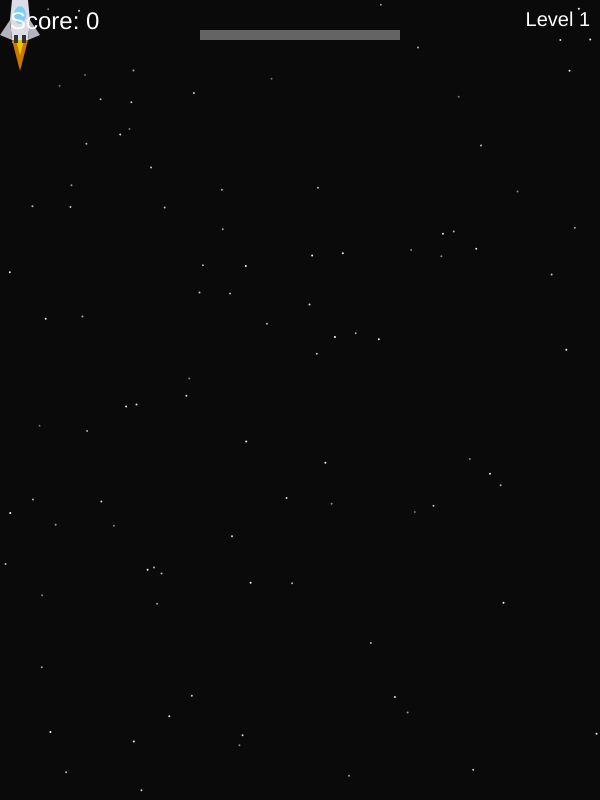
Frame 1 (no input)
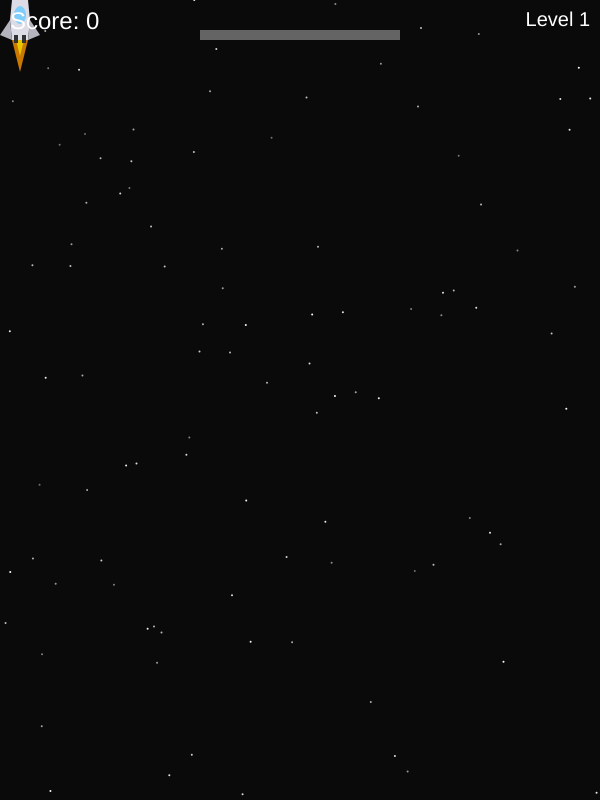
Frame 60 (no input)
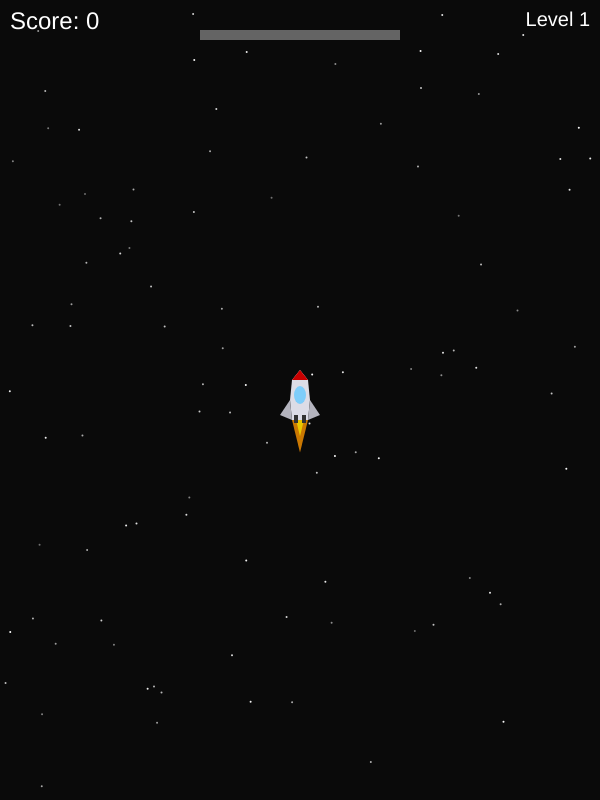
Frame 120 (the mouse pressed at the canvas centre since frame 60)

The p5.js sketch that drew these frames (run headless with seeded random() and noise() and a simulated clock; from frame 60 on, the mouse is pressed at the canvas centre):

// p5.js sketch
// ── sketch.js
// Dodging Obstacles Game in p5.js
// Move your ship to avoid falling obstacles

let player;
let obstacles = [];
let particles = [];
let stars = []; // Array to store star properties
let spawnInterval = 60; // Spawn an obstacle every 60 frames (~1 second)
let score = 0;
let gameOver = false;
let emailInput;
let submitButton;
let leaderboard = [];
let combo = 0;
let comboTimer = 0;
let level = 1;
let levelProgress = 0;
let levelThreshold = 10;
let lastHitTime = 0;
let gameOverDiv;
let boss = null;
let bossSpawned = false;
let bossWarningTimer = 0;

// Add new global variables for power-up effects
let powerUpEffects = {
  spreadShot: false,
  rapidFire: false,
  shield: false,
  speedBoost: false
};

let powerUpTimers = {
  spreadShot: 0,
  rapidFire: 0,
  shield: 0,
  speedBoost: 0
};

function setup() {
  createCanvas(600, 800);
  player = new Player(width / 2, height - 50);
  frameRate(60);
  
  // Generate stars once with a fixed seed for consistency
  randomSeed(99);
  for (let i = 0; i < 100; i++) {
    let x = random(width);
    let y = random(height);
    let brightness = random(100, 255);
    stars.push({ x: x, y: y, brightness: brightness });
  }
}

function draw() {
  background(10);
  
  // Animate the stars to move downward
  for (let star of stars) {
    star.y += 1; // Move star downward
    if (star.y > height) {
      star.y = 0; // Wrap star to the top
      star.x = random(width); // Randomize x position for variety
    }
    fill(255, star.brightness);
    noStroke();
    ellipse(star.x, star.y, 2, 2);
  }

  // Update player position to follow the mouse
  player.x = mouseX;
  player.y = mouseY;

  // Update and show the player
  player.update();
  player.show();

  // Update and display power-ups
  for (let i = powerUps.length - 1; i >= 0; i--) {
    powerUps[i].update();
    powerUps[i].show();

    // Remove power-ups that have left the screen
    if (powerUps[i].offscreen()) {
      powerUps.splice(i, 1);
      continue;
    }

    // Check if player collects the power-up
    if (powerUps[i].hits(player)) {
      powerUps[i].applyEffect();
      // Create collection effect
      for(let j = 0; j < 10; j++) {
        particles.push(new Particle(powerUps[i].x, powerUps[i].y, 'powerup'));
      }
      powerUps.splice(i, 1);
    }
  }

  // Update and display bullets
  for (let i = bullets.length - 1; i >= 0; i--) {
    bullets[i].update();
    bullets[i].show();

    // Remove bullets that have left the screen
    if (bullets[i].offscreen()) {
      bullets.splice(i, 1);
      continue;
    }

    if (!bullets[i].isEnemyBullet) {
      // Player bullets can hit obstacles and boss
      // Check collision with obstacles
      for (let j = obstacles.length - 1; j >= 0; j--) {
        if (dist(bullets[i].x, bullets[i].y, obstacles[j].x, obstacles[j].y) < obstacles[j].size) {
          // Enhanced hit effects
          for(let k = 0; k < 15; k++) {
            particles.push(new Particle(obstacles[j].x, obstacles[j].y, 'shield'));
          }
          for(let k = 0; k < 8; k++) {
            particles.push(new Particle(obstacles[j].x, obstacles[j].y, 'explosion'));
          }
          
          // Update combo system
          let currentTime = millis();
          if (currentTime - lastHitTime < 1000) { // If hit within 1 second
            combo++;
            comboTimer = 60;
          } else {
            combo = 1;
          }
          lastHitTime = currentTime;
          
          // Calculate score with combo
          score += combo;
          
          // Update level progress
          levelProgress++;
          if (levelProgress >= levelThreshold) {
            level++;
            levelProgress = 0;
            levelThreshold += 5; // Increase threshold for next level
            spawnInterval = max(20, 60 - (level * 5)); // Increase spawn rate with level
          }
          
          obstacles.splice(j, 1);
          bullets.splice(i, 1);
          break;
        }
      }
    }
  }

  // Spawn new obstacles periodically
  if (!gameOver && frameCount % spawnInterval === 0) {
    obstacles.push(new Obstacle());
  }

  // Spawn new power-ups every 30 seconds, limit to 5
  if (!gameOver && frameCount % (60 * 30) === 0 && powerUps.length < 5) {
    powerUps.push(new PowerUp());
  }

  // Update and display obstacles
  for (let i = obstacles.length - 1; i >= 0; i--) {
    obstacles[i].update();
    obstacles[i].show();

    // Remove obstacles that have left the screen
    if (obstacles[i].offscreen()) {
      obstacles.splice(i, 1);
      continue;
    }

    // Check collision with player
    if (obstacles[i].hits(player)) {
      // Create explosion particles on collision
      for (let k = 0; k < 50; k++) {
        particles.push(new Particle(player.x, player.y));
      }
      gameOver = true;
    }
  }

  // Update and display explosion particles
  for (let i = particles.length - 1; i >= 0; i--) {
    particles[i].update();
    particles[i].show();
    if (particles[i].finished()) {
      particles.splice(i, 1);
    }
  }

  // Display combo and level
  displayComboAndLevel();

  // Display score and Game Over message if needed
  fill(255);
  textSize(24);
  textAlign(LEFT, TOP);
  text("Score: " + score, 10, 10);

  if (gameOver) {
    noLoop(); // Stop the draw loop

    // Create game over overlay if it doesn't exist
    if (!gameOverDiv) {
        gameOverDiv = createDiv('');
        gameOverDiv.class('game-over-overlay');
        
        // Game Over title
        let titleDiv = createDiv('GAME OVER');
        titleDiv.class('game-over-title');
        titleDiv.parent(gameOverDiv);
        
        // Final score
        let scoreDiv = createDiv(`Final Score: ${score}`);
        scoreDiv.class('final-score');
        scoreDiv.parent(gameOverDiv);
        
        // Input container
        let inputContainer = createDiv('');
        inputContainer.class('input-container');
        inputContainer.parent(gameOverDiv);
        
        // Email input
        emailInput = createInput('');
        emailInput.attribute('placeholder', 'Enter your email');
        emailInput.parent(inputContainer);
        
        // Submit button
        submitButton = createButton('Submit Score');
        submitButton.parent(inputContainer);
        submitButton.mousePressed(submitScore);
        
        // Restart text
        let restartDiv = createDiv('Press \'R\' to Restart');
        restartDiv.class('restart-text');
        restartDiv.parent(gameOverDiv);
    }
  }

  // Handle spread bullets effect
  if (spreadBullets) {
    spreadTimer--;
    if (spreadTimer <= 0) {
      spreadBullets = false;
    }
  }

  // Update combo timer
  if (comboTimer > 0) {
    comboTimer--;
  }

  // Boss spawning
  if (!bossSpawned && score > 0 && score % 10 === 0) {
    bossWarningTimer = 60; // 1 second warning (reduced from 3 seconds)
  }

  // Boss warning animation
  if (bossWarningTimer > 0) {
    bossWarningTimer--;
    // Warning text
    textSize(40);
    textAlign(CENTER, CENTER);
    let warningAlpha = map(sin(frameCount * 0.2), -1, 1, 100, 255);
    fill(255, 0, 0, warningAlpha);
    text("WARNING: BOSS APPROACHING!", width/2, height/2);
    
    // Warning effects
    if (bossWarningTimer === 0) {
      boss = new Boss();
      bossSpawned = true;
      // Create dramatic entrance effects
      for(let i = 0; i < 30; i++) {
        particles.push(new Particle(random(width), 0, 'explosion'));
      }
    }
  }

  // Boss update and display
  if (boss) {
    boss.update();
    boss.show();

    // Boss shooting - frequency increases with difficulty
    let shootingInterval = Math.max(60 - boss.difficultyLevel * 5, 30);
    if (frameCount % shootingInterval === 0) {
      let bossBullets = boss.shoot();
      bullets.push(...bossBullets);
    }

    // Check bullet collisions with boss and player
    for (let i = bullets.length - 1; i >= 0; i--) {
      if (bullets[i].isEnemyBullet) {
        // Enemy bullets can only hit player
        if (dist(bullets[i].x, bullets[i].y, player.x, player.y) < 20) {
          if (powerUpEffects.shield) {
            // Create shield hit effect
            for (let k = 0; k < 20; k++) {
              particles.push(new Particle(player.x, player.y, 'shield'));
            }
            bullets.splice(i, 1);
            powerUpEffects.shield = false;
            powerUpTimers.shield = 0;
          } else {
            // Create explosion effect
            for (let k = 0; k < 50; k++) {
              particles.push(new Particle(player.x, player.y));
            }
            gameOver = true;
          }
          break;
        }
      } else if (boss) { // Only check boss hits if boss exists
        // Player bullets can only hit boss
        if (dist(bullets[i].x, bullets[i].y, boss.x, boss.y) < boss.size/2) {
          if (boss.hit()) {
            // Boss defeated effects
            for(let k = 0; k < 50; k++) {
              particles.push(new Particle(boss.x, boss.y, 'explosion'));
            }
            score += 50;
            boss = null;
            bossSpawned = false;
          }
          bullets.splice(i, 1);
          break;
        }
      }
    }
  }

  // Update power-up timers and effects
  for (let effect in powerUpTimers) {
    if (powerUpEffects[effect]) {
      powerUpTimers[effect]--;
      if (powerUpTimers[effect] <= 0) {
        powerUpEffects[effect] = false;
        // Reset affected properties
        switch(effect) {
          case 'spreadShot':
            bulletCount = 1;
            break;
          case 'speedBoost':
            player.speed = 5;
            break;
        }
      }
    }
  }

  // Modify shooting logic for rapid fire
  if (mouseIsPressed && mouseButton === LEFT) {
    if (powerUpEffects.rapidFire && frameCount % 5 === 0) { // Shoot every 5 frames when rapid fire is active
      for (let i = 0; i < bulletCount; i++) {
        let offset = (i - (bulletCount - 1) / 2) * 0.1;
        bullets.push(new Bullet(player.x, player.y, -PI/2 + offset));
      }
    }
  }

  // Update collision detection to account for shield
  for (let i = obstacles.length - 1; i >= 0; i--) {
    if (obstacles[i].hits(player)) {
      if (powerUpEffects.shield) {
        // Create shield hit effect
        for (let k = 0; k < 20; k++) {
          particles.push(new Particle(player.x, player.y, 'shield'));
        }
        // Remove the obstacle that hit the shield
        obstacles.splice(i, 1);
        // Remove shield after blocking one hit
        powerUpEffects.shield = false;
        powerUpTimers.shield = 0;
      } else {
        // Normal collision handling
        for (let k = 0; k < 50; k++) {
          particles.push(new Particle(player.x, player.y));
        }
        gameOver = true;
      }
    }
  }
}

function submitScore() {
  const email = emailInput.value();
  leaderboard.push({ email: email, score: score });
  leaderboard.sort((a, b) => b.score - a.score); // Sort leaderboard by score
  updateLeaderboardDisplay();
  if (gameOverDiv) {
    gameOverDiv.remove();
    gameOverDiv = null;
  }
  resetGame();
}

function updateLeaderboardDisplay() {
  const leaderboardList = document.getElementById('leaderboard-list');
  leaderboardList.innerHTML = ''; // Clear existing entries
  leaderboard.forEach(entry => {
    const li = document.createElement('li');
    li.textContent = `${entry.email}: ${entry.score}`;
    leaderboardList.appendChild(li);
  });
}

// ===== Player Class =====
class Player {
  constructor(x, y) {
    this.x = x;
    this.y = y;
    this.hspeed = 0;
    this.vspeed = 0;
    this.speed = 5;
  }

  update() {
    this.x += this.hspeed * this.speed;
    this.y += this.vspeed * this.speed;
    // Constrain player within the canvas
    this.x = constrain(this.x, 20, width - 20);
    this.y = constrain(this.y, 20, height - 20);
  }

  show() {
    push();
    translate(this.x, this.y);
    
    // Shield effect
    if (powerUpEffects.shield) {
      noFill();
      strokeWeight(2);
      let shieldPulse = sin(frameCount * 0.1) * 5;
      for(let i = 0; i < 3; i++) {
        let alpha = map(i, 0, 2, 200, 50);
        stroke(100, 200, 255, alpha);
        ellipse(0, 0, 50 + i * 5 + shieldPulse);
      }
    }
    
    // Rocket flames (animated)
    let flameSize = random(10, 15);
    // Main flame
    fill(255, 150, 0, 200);
    beginShape();
    vertex(-8, 20);
    vertex(0, 40 + flameSize);
    vertex(8, 20);
    endShape(CLOSE);
    
    // Inner flame
    fill(255, 255, 0, 150);
    beginShape();
    vertex(-4, 20);
    vertex(0, 30 + flameSize/2);
    vertex(4, 20);
    endShape(CLOSE);
    
    // Rocket body
    // Main body (metallic silver)
    fill(220, 220, 230);
    noStroke();
    // Sleek body shape
    beginShape();
    vertex(0, -30); // Nose tip
    vertex(-8, -20);
    vertex(-10, 0);
    vertex(-8, 20);
    vertex(8, 20);
    vertex(10, 0);
    vertex(8, -20);
    endShape(CLOSE);
    
    // Cockpit window
    fill(100, 200, 255, 200);
    ellipse(0, -5, 12, 18);
    
    // Wing details
    fill(180, 180, 190);
    // Left wing
    beginShape();
    vertex(-10, 0);
    vertex(-20, 15);
    vertex(-8, 20);
    endShape(CLOSE);
    // Right wing
    beginShape();
    vertex(10, 0);
    vertex(20, 15);
    vertex(8, 20);
    endShape(CLOSE);
    
    // Nose cone detail
    fill(200, 0, 0);
    triangle(-8, -20, 8, -20, 0, -30);
    
    // Engine details
    fill(50);
    rect(-6, 15, 4, 8);
    rect(2, 15, 4, 8);
    
    pop();
  }

  setDir(direction) {
    this.hspeed = direction;
  }
  
  setVerticalDir(direction) {
    this.vspeed = direction;
  }
}

// ===== Obstacle Class =====
class Obstacle {
  constructor() {
    this.x = random(width);
    this.y = -20;
    this.size = random(20, 40);
    let angle = random(45, 135);
    let speed = random(2, 5);
    this.hspeed = speed * cos(radians(angle));
    this.vspeed = speed * sin(radians(angle));
    this.rotationAngle = 0;
    this.pulsePhase = random(TWO_PI); // For energy field pulsing effect
  }

  update() {
    this.x += this.hspeed;
    this.y += this.vspeed;
    this.rotationAngle += 0.02;
    this.pulsePhase += 0.1;
  }

  show() {
    push();
    translate(this.x, this.y);
    rotate(this.rotationAngle);
    
    // Energy field effect
    let pulseSize = sin(this.pulsePhase) * 5;
    for(let i = 0; i < 3; i++) {
      fill(100, 200, 255, 50 - i * 15);
      ellipse(0, 0, this.size + 20 + i * 10 + pulseSize, (this.size + 20 + i * 10 + pulseSize) * 0.4);
    }
    
    // Main saucer body
    fill(180, 190, 200);
    ellipse(0, 0, this.size * 1.8, this.size * 0.5);
    
    // Upper dome
    fill(100, 150, 200, 200);
    arc(0, 0, this.size, this.size, -PI, 0, CHORD);
    
    // Lower hull details
    fill(70, 80, 90);
    arc(0, 0, this.size * 1.6, this.size * 0.4, 0, PI, CHORD);
    
    // Engine glow
    let engineGlow = abs(sin(frameCount * 0.1)) * 255;
    for(let i = 0; i < 3; i++) {
      let glowSize = this.size * 0.2 * (1 - i * 0.2);
      fill(255, engineGlow, 0, 150 - i * 40);
      ellipse(-this.size * 0.5, this.size * 0.1, glowSize, glowSize);
      ellipse(0, this.size * 0.1, glowSize, glowSize);
      ellipse(this.size * 0.5, this.size * 0.1, glowSize, glowSize);
    }
    
    // Window lights
    for(let i = 0; i < 5; i++) {
      let windowX = map(i, 0, 4, -this.size * 0.6, this.size * 0.6);
      fill(255, 255, 100, 200 + sin(frameCount * 0.1 + i) * 55);
      ellipse(windowX, 0, this.size * 0.15, this.size * 0.1);
    }
    
    pop();
  }

  offscreen() {
    return (this.x < -this.size || this.x > width + this.size || 
            this.y < -this.size || this.y > height + this.size);
  }

  hits(player) {
    let d = dist(this.x, this.y, player.x, player.y);
    return d < this.size + 20;
  }
}

// ===== Boss Class =====
class Boss {
  constructor() {
    this.x = width / 2;
    this.y = -100;
    this.targetY = 100;
    this.size = 120;
    this.rotationAngle = 0;
    this.pulsePhase = 0;
    this.entranceEffectTimer = 30;
    this.hitCount = 0;
    this.maxHits = 10;
    this.invulnerable = false;
    this.invulnerableTimer = 0;
    this.attackPhase = 0;
    this.attackTimer = 0;
    this.wingAngle = 0;
    this.difficultyLevel = Math.floor(score / 50); // Increases every 50 points
  }

  update() {
    // Entry animation
    if (this.y < this.targetY) {
      this.y = lerp(this.y, this.targetY, 0.05);
      if (this.entranceEffectTimer > 0) {
        this.entranceEffectTimer--;
        if (frameCount % 3 === 0) {
          particles.push(new Particle(this.x + random(-50, 50), 
                                    this.y + random(-25, 25), 
                                    'explosion'));
        }
      }
    } else {
      // More aggressive movement pattern
      let t = frameCount * 0.03; // Faster movement
      if (this.hitCount < 2) {
        // Phase 1: Figure-8 pattern
        this.x = width/2 + sin(t) * 200;
        this.y = this.targetY + sin(2 * t) * 60;
      } else if (this.hitCount < 4) {
        // Phase 2: Circular pattern
        this.x = width/2 + cos(t) * 150;
        this.y = this.targetY + sin(t) * 150;
      } else {
        // Phase 3: Erratic zigzag
        this.x = width/2 + sin(t * 2) * 250;
        this.y = this.targetY + cos(t * 3) * 100;
      }
    }
    
    // Update invulnerability
    if (this.invulnerable) {
      this.invulnerableTimer--;
      if (this.invulnerableTimer <= 0) {
        this.invulnerable = false;
      }
    }
    
    this.rotationAngle += 0.05; // Faster rotation
    this.pulsePhase += 0.15;
    
    // Update attack phase
    this.attackTimer++;
    if (this.attackTimer >= 60) { // Change attack pattern every second
      this.attackPhase = (this.attackPhase + 1) % 3;
      this.attackTimer = 0;
    }
  }

  show() {
    push();
    translate(this.x, this.y);
    
    // Flash effect when hit
    let baseColor = this.invulnerable && frameCount % 4 < 2 ? 
                   color(255, 0, 0) : color(100, 0, 0);

    // Main body
    fill(baseColor);
    noStroke();
    
    // Bottom thrusters
    for(let i = -2; i <= 2; i++) {
      let thrusterX = i * 25;
      fill(255, 150 + sin(frameCount * 0.1) * 100, 0, 200);
      beginShape();
      vertex(thrusterX - 10, 40);
      vertex(thrusterX + 10, 40);
      vertex(thrusterX, 60 + sin(frameCount * 0.2) * 10);
      endShape(CLOSE);
    }

    // Main hull (menacing shape)
    fill(baseColor);
    beginShape();
    vertex(-60, 40); // Bottom left
    vertex(-40, -20); // Mid left
    vertex(-20, -40); // Upper left
    vertex(0, -60); // Top point
    vertex(20, -40); // Upper right
    vertex(40, -20); // Mid right
    vertex(60, 40); // Bottom right
    endShape(CLOSE);

    // Armor plates
    fill(150, 0, 0);
    beginShape();
    vertex(-50, 30);
    vertex(-30, -15);
    vertex(-10, -30);
    vertex(-20, 20);
    endShape(CLOSE);

    beginShape();
    vertex(50, 30);
    vertex(30, -15);
    vertex(10, -30);
    vertex(20, 20);
    endShape(CLOSE);

    // Moving wings
    this.wingAngle = sin(frameCount * 0.05) * PI/6;
    
    push();
    translate(-40, 0);
    rotate(this.wingAngle);
    fill(150, 0, 0);
    rect(-40, -10, 40, 20);
    // Wing cannon
    fill(200);
    rect(-35, -5, 20, 10);
    pop();

    push();
    translate(40, 0);
    rotate(-this.wingAngle);
    fill(150, 0, 0);
    rect(0, -10, 40, 20);
    // Wing cannon
    fill(200);
    rect(15, -5, 20, 10);
    pop();

    // Core section
    let coreGlow = abs(sin(frameCount * 0.1)) * 255;
    fill(255, coreGlow, 0, 200);
    ellipse(0, 0, 40, 40);
    
    // Weapon ports
    for(let i = 0; i < 3; i++) {
      fill(200, 0, 0);
      rect(-30 + i * 30 - 5, 20, 10, 15);
    }

    // Hit count indicator
    for (let i = 0; i < this.maxHits; i++) {
      fill(i < this.hitCount ? 'gray' : 'red');
      rect(-45 + i * 10, -50, 8, 3);
    }

    pop();
  }

  hit() {
    if (this.invulnerable) return false;
    
    // Create hit effect
    for(let k = 0; k < 20; k++) {
      particles.push(new Particle(this.x, this.y, 'explosion'));
    }
    
    this.hitCount++;
    this.invulnerable = true;
    this.invulnerableTimer = 30; // Half second of invulnerability
    
    return this.hitCount >= this.maxHits;
  }

  shoot() {
    let bullets = [];
    let bulletSpeed = 6 + Math.min(this.difficultyLevel, 4); // Speed increases with difficulty, max +4
    
    // Calculate number of bullets based on difficulty
    let bulletCount = 1 + Math.min(this.difficultyLevel, 3); // Max 4 bullets per shot
    
    switch(this.attackPhase) {
      case 0: // Wing cannons - starts with one side, adds second side at higher difficulty
        if (this.difficultyLevel >= 1) {
          bullets.push(
            new Bullet(this.x - 75, this.y, PI/2 + this.wingAngle, true, bulletSpeed)
          );
        }
        if (this.difficultyLevel >= 2) {
          bullets.push(
            new Bullet(this.x + 75, this.y, PI/2 - this.wingAngle, true, bulletSpeed)
          );
        }
        break;
        
      case 1: // Bottom cannons - starts with one, adds more with difficulty
        let activeBottomCannons = Math.min(this.difficultyLevel + 1, 3);
        for(let i = 0; i < activeBottomCannons; i++) {
          let spacing = map(i, 0, activeBottomCannons - 1, -30, 30);
          bullets.push(new Bullet(this.x + spacing, this.y + 30, PI/2, true, bulletSpeed));
        }
        break;
        
      case 2: // Aimed shots - starts with single shot, adds spread with difficulty
        let angleToPlayer = atan2(player.y - this.y, player.x - this.x);
        let spreadAngle = PI/12;
        
        if (this.difficultyLevel === 0) {
          // Single aimed shot
          bullets.push(new Bullet(this.x, this.y, angleToPlayer, true, bulletSpeed));
        } else {
          // Add spread based on difficulty
          let numSpreadShots = Math.min(this.difficultyLevel + 1, 3);
          for(let i = 0; i < numSpreadShots; i++) {
            let angle = angleToPlayer + map(i, 0, numSpreadShots - 1, -spreadAngle, spreadAngle);
            bullets.push(new Bullet(this.x, this.y, angle, true, bulletSpeed));
          }
        }
        break;
    }
    
    return bullets;
  }
}

// ===== Particle Class for Explosions =====
class Particle {
  constructor(x, y, type = 'normal') {
    this.x = x;
    this.y = y;
    this.type = type;
    
    if (type === 'shield') {
      this.vx = random(-5, 5);
      this.vy = random(-5, 5);
      this.alpha = 255;
      this.color = color(100, 200, 255);
      this.size = random(4, 8);
    } else if (type === 'explosion') {
      this.vx = random(-8, 8);
      this.vy = random(-8, 8);
      this.alpha = 255;
      this.color = color(255, random(100, 200), 0);
      this.size = random(6, 12);
    } else if (type === 'powerup') {
      this.vx = random(-3, 3);
      this.vy = random(-3, 3);
      this.alpha = 255;
      this.color = color(255, 255, 100);
      this.size = random(4, 8);
    } else {
      this.vx = random(-3, 3);
      this.vy = random(-3, 3);
      this.alpha = 255;
      this.color = color(255);
      this.size = 4;
    }
  }

  update() {
    this.x += this.vx;
    this.y += this.vy;
    this.alpha -= this.type === 'explosion' ? 8 : 5;
    if (this.type === 'shield') {
      this.vx *= 0.95;
      this.vy *= 0.95;
    }
  }

  show() {
    noStroke();
    this.color.setAlpha(this.alpha);
    fill(this.color);
    ellipse(this.x, this.y, this.size);
  }

  finished() {
    return this.alpha < 0;
  }
}

// ===== Bullet Class =====
class Bullet {
  constructor(x, y, angle = 0, isEnemyBullet = false, speed = null) {
    this.x = x;
    this.y = y;
    this.r = isEnemyBullet ? 6 : 5;
    this.speed = speed || (isEnemyBullet ? 7 : 10);
    this.angle = angle;
    this.isEnemyBullet = isEnemyBullet;
  }

  update() {
    this.x += this.speed * cos(this.angle);
    this.y += this.speed * sin(this.angle);
  }

  show() {
    if (this.isEnemyBullet) {
      // Enemy bullets are larger and more menacing
      fill(255, 50, 50);
      noStroke();
      push();
      translate(this.x, this.y);
      rotate(this.angle);
      beginShape();
      vertex(-this.r, -this.r/2);
      vertex(this.r, 0);
      vertex(-this.r, this.r/2);
      endShape(CLOSE);
      pop();
    } else {
      // Player bullets remain the same
      fill(50, 150, 255);
      noStroke();
      ellipse(this.x, this.y, this.r * 2);
    }
  }

  offscreen() {
    return this.y < 0 || this.x < 0 || this.x > width;
  }
}

// Add bullets array to store active bullets
let bullets = [];

// ===== Enhanced PowerUp Class =====
class PowerUp {
  constructor() {
    this.x = random(width);
    this.y = random(height / 2);
    this.size = 30; // Increased base size
    this.angle = 0;
    this.type = this.getRandomType();
    this.pulsePhase = 0;
    this.collected = false;
    this.duration = 600; // Increased to 10 seconds
    this.innerRotation = 0;
  }

  getRandomType() {
    const types = ['spreadShot', 'rapidFire', 'shield', 'speedBoost'];
    return random(types);
  }

  update() {
    this.y += 1.5; // Slower downward movement
    this.angle += 0.05;
    this.pulsePhase += 0.1;
  }

  show() {
    push();
    translate(this.x, this.y);
    rotate(this.angle);
    
    // Outer glow effect
    let pulseSize = sin(this.pulsePhase) * 8;
    noStroke();
    
    // Common outer ring for all power-ups
    fill(255, 255, 255, 50);
    ellipse(0, 0, this.size + pulseSize + 20);
    
    this.innerRotation += 0.03; // Rotate inner elements
    
    // Different designs for different power-up types
    switch(this.type) {
      case 'spreadShot':
        // Energy orb with multiple arrows
        fill(50, 150, 255, 100);
        ellipse(0, 0, this.size + pulseSize);
        
        // Rotating energy ring
        push();
        rotate(this.innerRotation);
        for(let i = 0; i < 8; i++) {
          push();
          rotate(i * PI/4);
          fill(100, 200, 255);
          rect(-2, -this.size/4, 4, this.size/2);
          pop();
        }
        pop();
        
        // Central arrows
        fill(255);
        for(let i = -1; i <= 1; i++) {
          push();
          translate(i * 8, 0);
          beginShape();
          vertex(0, -8);
          vertex(-4, 0);
          vertex(-2, 0);
          vertex(-2, 6);
          vertex(2, 6);
          vertex(2, 0);
          vertex(4, 0);
          endShape(CLOSE);
          pop();
        }
        break;

      case 'rapidFire':
        // Lightning orb with energy discharge
        fill(255, 255, 0, 100);
        ellipse(0, 0, this.size + pulseSize);
        
        // Rotating lightning bolts
        push();
        rotate(this.innerRotation);
        for(let i = 0; i < 6; i++) {
          push();
          rotate(i * PI/3);
          stroke(255, 255, 0);
          strokeWeight(2);
          line(0, -this.size/4, 0, this.size/4);
          line(0, -this.size/4, 4, -this.size/8);
          line(0, this.size/4, -4, this.size/8);
          pop();
        }
        pop();
        
        // Center lightning symbol
        noStroke();
        fill(255);
        beginShape();
        vertex(0, -10);
        vertex(-4, -2);
        vertex(0, 0);
        vertex(-4, 8);
        vertex(2, 2);
        vertex(6, 4);
        vertex(2, -4);
        endShape(CLOSE);
        break;

      case 'shield':
        // Shield bubble with energy field
        fill(200, 100, 255, 100);
        ellipse(0, 0, this.size + pulseSize);
        
        // Rotating shield segments
        push();
        rotate(this.innerRotation);
        for(let i = 0; i < 6; i++) {
          push();
          rotate(i * PI/3);
          noFill();
          strokeWeight(2);
          stroke(220, 150, 255);
          arc(0, 0, this.size * 0.8, this.size * 0.8, -PI/4, PI/4);
          pop();
        }
        pop();
        
        // Center shield emblem
        fill(255);
        beginShape();
        vertex(0, -12);
        vertex(-8, -4);
        vertex(-8, 8);
        vertex(0, 12);
        vertex(8, 8);
        vertex(8, -4);
        endShape(CLOSE);
        break;

      case 'speedBoost':
        // Speed trails with motion blur effect
        fill(100, 255, 100, 100);
        ellipse(0, 0, this.size + pulseSize);
        
        // Rotating speed lines
        push();
        rotate(this.innerRotation);
        for(let i = 0; i < 8; i++) {
          push();
          rotate(i * PI/4);
          stroke(150, 255, 150);
          strokeWeight(2);
          line(this.size/4, 0, this.size/2, 0);
          pop();
        }
        pop();
        
        // Center arrow design
        noStroke();
        fill(255);
        beginShape();
        vertex(0, -12);
        vertex(-8, 0);
        vertex(-4, 0);
        vertex(-4, 12);
        vertex(4, 12);
        vertex(4, 0);
        vertex(8, 0);
        endShape(CLOSE);
        break;
    }
    
    pop();
  }

  offscreen() {
    return this.y > height;
  }

  hits(player) {
    let d = dist(this.x, this.y, player.x, player.y);
    return d < this.size + 20;
  }

  applyEffect() {
    switch(this.type) {
      case 'spreadShot':
        powerUpEffects.spreadShot = true;
        powerUpTimers.spreadShot = this.duration;
        bulletCount = 3;
        break;
        
      case 'rapidFire':
        powerUpEffects.rapidFire = true;
        powerUpTimers.rapidFire = this.duration;
        // Rapid fire effect will be handled in shooting logic
        break;
        
      case 'shield':
        powerUpEffects.shield = true;
        powerUpTimers.shield = this.duration;
        // Add shield particles
        for(let i = 0; i < 20; i++) {
          particles.push(new Particle(player.x, player.y, 'shield'));
        }
        break;
        
      case 'speedBoost':
        powerUpEffects.speedBoost = true;
        powerUpTimers.speedBoost = this.duration;
        player.speed = 8; // Increased from 5
        break;
    }
  }
}

// Add power-ups array to store active power-ups
let powerUps = [];
let spreadBullets = false;
let spreadDuration = 300; // Duration of spread bullets effect
let spreadTimer = 0;
let bulletCount = 1; // Number of bullets fired

// Modify keyPressed function to shoot multiple bullets with spread
function keyPressed() {
  if (keyCode === LEFT_ARROW) {
    player.setDir(-1);
  } else if (keyCode === RIGHT_ARROW) {
    player.setDir(1);
  } else if (keyCode === UP_ARROW) {
    player.setVerticalDir(-1);
  } else if (keyCode === DOWN_ARROW) {
    player.setVerticalDir(1);
  } else if (key === ' ') { // Spacebar to shoot
    for (let i = 0; i < bulletCount; i++) {
      let offset = (i - (bulletCount - 1) / 2) * 0.1; // Spread angle
      bullets.push(new Bullet(player.x, player.y, -PI/2 + offset));
    }
  } else if (key === 'r' || key === 'R') { // Restart the game
    if (gameOver) {
      resetGame();
    }
  }
}

function keyReleased() {
  if (keyCode === LEFT_ARROW || keyCode === RIGHT_ARROW) {
    player.setDir(0);
  }
  if (keyCode === UP_ARROW || keyCode === DOWN_ARROW) {
    player.setVerticalDir(0);
  }
}

function mousePressed() {
  if (mouseButton === LEFT) { // Check if the left mouse button is pressed
    for (let i = 0; i < bulletCount; i++) {
      let offset = (i - (bulletCount - 1) / 2) * 0.1; // Spread angle
      bullets.push(new Bullet(player.x, player.y, -PI/2 + offset));
    }
  }
}

function displayComboAndLevel() {
  // Display level
  fill(255);
  textSize(20);
  textAlign(RIGHT, TOP);
  text(`Level ${level}`, width - 10, 10);
  
  // Display combo if active
  if (combo > 1) {
    let alpha = map(comboTimer, 0, 60, 0, 255);
    fill(255, 255, 0, alpha);
    textSize(32);
    textAlign(CENTER, TOP);
    text(`${combo}x COMBO!`, width/2, 50);
  }
  
  // Level progress bar
  fill(100);
  rect(width/2 - 100, 30, 200, 10);
  fill(0, 255, 0);
  rect(width/2 - 100, 30, map(levelProgress, 0, levelThreshold, 0, 200), 10);
}

function resetGame() {
  if (gameOverDiv) {
    gameOverDiv.remove();
    gameOverDiv = null;
  }
  score = 0;
  gameOver = false;
  obstacles = [];
  particles = [];
  bullets = [];
  powerUps = [];
  spreadBullets = false;
  bulletCount = 1; // Reset bullet count to 1
  player = new Player(width / 2, height - 50); // Reset player position
  loop(); // Restart the draw loop
  combo = 0;
  comboTimer = 0;
  level = 1;
  levelProgress = 0;
  levelThreshold = 10;
  lastHitTime = 0;
  spawnInterval = 60;
  boss = null;
  bossSpawned = false;
  bossWarningTimer = 0;
}
// ── style.css
body {
  font-family: Arial, sans-serif;
  background-color: #000;
  color: #fff;
  text-align: center;
}

input[type="text"] {
  padding: 10px;
  margin-top: 20px;
  border: none;
  border-radius: 5px;
  width: 200px;
}

button {
  padding: 10px 20px;
  margin-top: 10px;
  border: none;
  border-radius: 5px;
  background-color: #28a745;
  color: #fff;
  cursor: pointer;
}

button:hover {
  background-color: #218838;
}

.leaderboard {
  margin-top: 30px;
  text-align: left;
  display: inline-block;
}

.leaderboard h2 {
  margin-bottom: 10px;
}

.leaderboard ul {
  list-style-type: none;
  padding: 0;
}

.leaderboard li {
  background-color: #333;
  margin: 5px 0;
  padding: 10px;
  border-radius: 5px;
}

.game-over-overlay {
  position: absolute;
  top: 50%;
  left: 50%;
  transform: translate(-50%, -50%);
  background-color: rgba(0, 0, 0, 0.95);
  padding: 40px;
  border-radius: 15px;
  border: 2px solid #666;
  text-align: center;
  min-width: 300px;
  box-shadow: 0 0 50px rgba(255, 0, 0, 0.2);
  animation: fadeIn 0.5s ease-out;
}

@keyframes fadeIn {
  from {
    opacity: 0;
    transform: translate(-50%, -60%);
  }
  to {
    opacity: 1;
    transform: translate(-50%, -50%);
  }
}

.game-over-title {
  color: #ff0000;
  font-size: 48px;
  margin-bottom: 20px;
  text-shadow: 0 0 20px rgba(255, 0, 0, 0.7);
  animation: glowPulse 2s infinite;
}

@keyframes glowPulse {
  0% { text-shadow: 0 0 20px rgba(255, 0, 0, 0.7); }
  50% { text-shadow: 0 0 40px rgba(255, 0, 0, 0.9); }
  100% { text-shadow: 0 0 20px rgba(255, 0, 0, 0.7); }
}

.final-score {
  color: #fff;
  font-size: 32px;
  margin-bottom: 30px;
  text-shadow: 0 0 10px rgba(255, 255, 255, 0.5);
}

.input-container {
  margin: 20px 0;
  padding: 20px;
  background-color: rgba(255, 255, 255, 0.05);
  border-radius: 10px;
}

input[type="text"] {
  background-color: rgba(255, 255, 255, 0.1);
  color: #fff;
  border: 2px solid #444;
  padding: 15px;
  width: 80%;
  margin: 10px auto;
  font-size: 16px;
  text-align: center;
  transition: all 0.3s ease;
}

input[type="text"]:focus {
  outline: none;
  border-color: #28a745;
  box-shadow: 0 0 15px rgba(40, 167, 69, 0.3);
}

input[type="text"]::placeholder {
  color: rgba(255, 255, 255, 0.3);
}

button {
  background-color: #28a745;
  color: white;
  padding: 15px 40px;
  border: none;
  border-radius: 25px;
  font-size: 18px;
  font-weight: bold;
  cursor: pointer;
  transition: all 0.3s ease;
  text-transform: uppercase;
  letter-spacing: 1px;
  margin-top: 15px;
  box-shadow: 0 4px 15px rgba(40, 167, 69, 0.3);
}

button:hover {
  background-color: #218838;
  transform: translateY(-2px);
  box-shadow: 0 6px 20px rgba(40, 167, 69, 0.4);
}

button:active {
  transform: translateY(0);
}

.restart-text {
  color: #aaa;
  margin-top: 25px;
  font-size: 18px;
  opacity: 0.8;
  text-shadow: 0 0 10px rgba(255, 255, 255, 0.2);
} 
